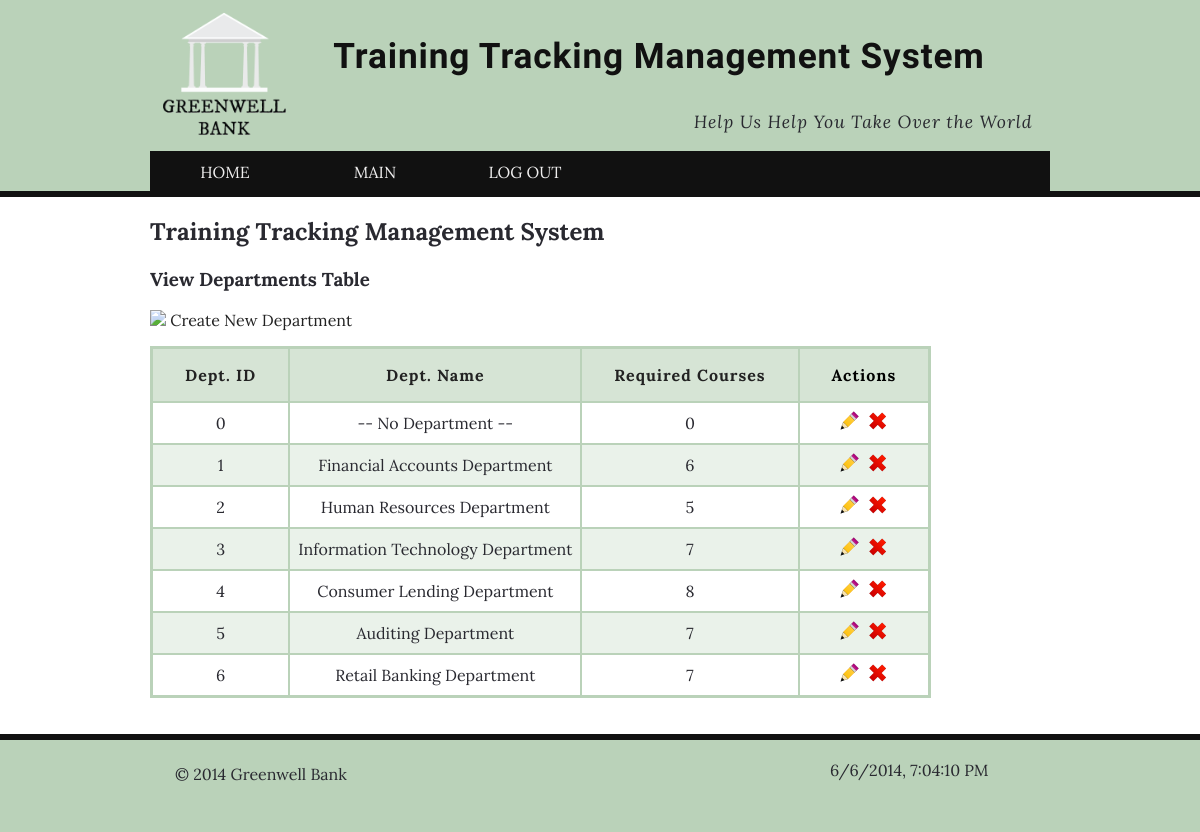
/departments_view.php (signed in), run on an earlier commit of the app's database.
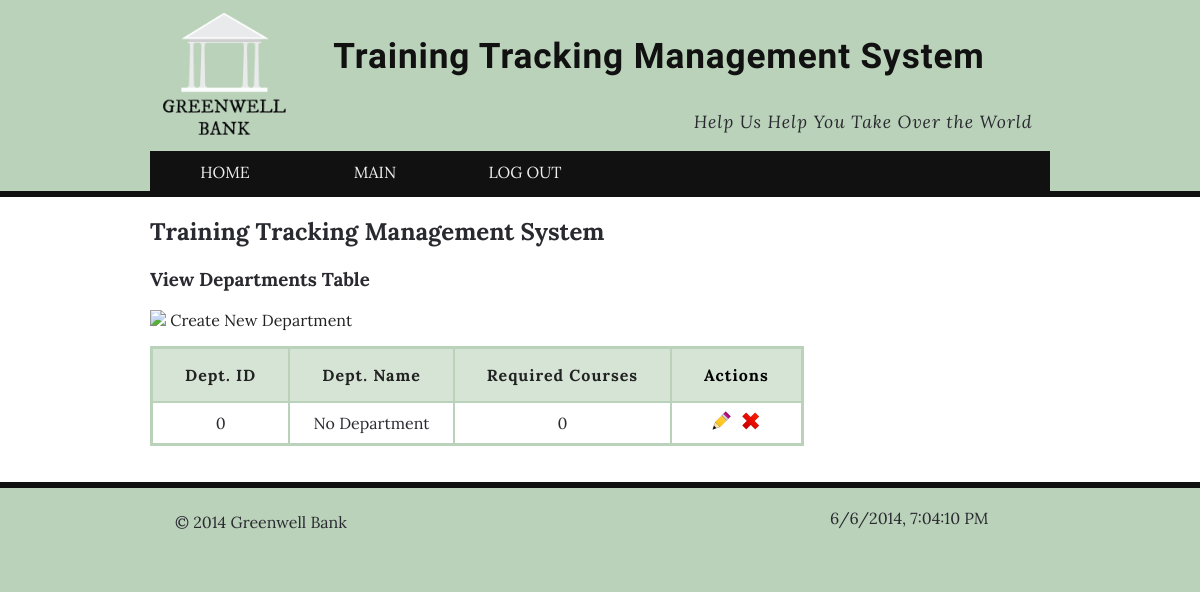
And on a later commit of the database.
### tables this page shows
CREATE TABLE `departments` (
  `department_id` int(4) NOT NULL,
  `department_name` varchar(40) NOT NULL,
  `department_desc` text NOT NULL,
  `required_courses` int(2) NOT NULL,
  PRIMARY KEY (`department_id`)
);

### inc/header.inc.php (called while the page is built, shortened)
<?php
	include('header_html.inc.php');
	include('functions.inc.php');
?>

### inc/footer.inc.php (called while the page is built)
<?php
	include('footer_html.inc.php');
?>

### inc/functions.inc.php (the view, shortened to what this page needs)
	<?php
function admin_draw_departments_view($dbc){
    $sql="SELECT * FROM gwb_training.departments";
    $result = mysqli_query($dbc, $sql);
    echo "<table>\n";
    echo '<tr>
            <th><a href="?sort=#">Dept. ID</a></th>
            <th><a href="?sort=#">Dept. Name</a></th>
            <th><a href="?sort=#">Required Courses</a></th>
            <th>Actions</th>
        </tr>' . "\n";
    while ($row = mysqli_fetch_array($result)){
            echo "<tr class=\"center\">\n";
            echo "
              <td>{$row['department_id']}</td>
              <td>{$row['department_name']}</td>
              <td>{$row['required_courses']}</td>
              <td><a href=\"?edit_department={$row['department_id']}\"><img src='img/ico_edit.png' alt='Edit' title='Edit'></a> &nbsp;<a href=\"?delete_department={$row['department_id']}\" onclick=\"return confirm('Delete Department #{$row['department_id']}?');\"><img src='img/ico_x.png' alt='Delete' title='Delete'></a></td>\n";
            echo "</tr>\n";
    }
    echo "</table>\n";
}
  ?>

### inc/header_html.inc.php (shortened to what this page needs)
<!doctype html>
<html lang="en">
<head>
	<link rel="stylesheet" href="css/style.css">
</head>
<body>
		<header>
			<div class="wrapper">
			<a href="login.php"><img src="img/clearlogo.png" alt="Greenwell Bank logo" class="logo"></a>
			<h1>Training Tracking Management System</h1>
			<div id="motto">
				<p>Help Us Help You Take Over the World</p>
			</div>
			<div class="nav">
				<ul>
					<li id="home"><a href="index.php" alt="Return to Greenwell Bank Home Page">HOME</a></li>
					<li><a href="main.php" alt="Return to Greenwell Bank Home Page">MAIN</a></li>
					<li id="logout"><a href="logout.php" alt="Logout">LOG OUT</a></li>
				</ul>
			</div>
			</div>
		</header>
		<div id="content" >
			<div class="wrapper">

### departments_view.php (shortened to what this page needs)
<?php
	include ('inc/header.inc.php');
?>
	<h2>Training Tracking Management System</h2>
	<?php
		if ($_SESSION['usergroup_id'] == 4) {
      echo "<h3>View Departments Table</h3>";
      echo '<p><a href="departments_add.php"> <img src="img/ico_add"> Create New Department</a></p>';
      admin_draw_departments_view($dbc);
		} else {
			permission();
		}
	?>
<?php
	include('inc/footer.inc.php');
?>

### inc/footer_html.inc.php (shortened to what this page needs)
		</div>
		</div>
		<div class="clear footerclear"><br><div>
		<footer>
			<div class="wrapper">
			<p class="copy">&copy; 2014 Greenwell Bank</p>
			<div id="time">
			</div>
			</div>
		</footer>
</body>
</html>

### css/style.css (style rules this page uses)
body { margin:0; padding:0; color: #292930; background: #fff; background-color: #bad2b9; font-family: 'Lora', serif; }
.wrapper { margin:0 auto; padding:0; width:900px; }
header { background:#bad2b9; font-weight: 400; width:100%; border-bottom: 6px solid #111; }
.logo { margin:0.5em; width:132px; height:132px; float:left; border:none; }
header h1 { margin:1em; float:left; font-family: 'IM Fell DW Pica', serif; font-size: 2.2em; color: #111; letter-spacing: 0.025em; }
#motto { float:right; margin: -20px 0 0 0; padding: 0 1em; font-size: 1.1em; font-family: 'Lora', serif; letter-spacing: 0.0525em; font-style: italic; }
.nav a { text-decoration: none; display: block; width: 100%; height: 100%; }
.nav { clear: both; line-height: 2em; background:#111; min-height: 40px; }
.nav ul { display: block; margin: 0; padding: 0; }
.nav ul li { width: 16%; display: inline; float: left; padding: 2px 0 0 0; background: #111; border: solid #111; text-align: center; text-transform: uppercase; }
a { color: #111; text-decoration: none; }
.nav a { text-decoration:none; color: #efeeee; }
#content { float:left; width:100%; background-color: #fff; }
#content a:link, #content a:active, #content a:visited { color: #222; }
table { max-width:95%; border: 3px solid #bad2b9; border-collapse: collapse; border-radius: 5px; font-family:'Lora', serif; }
th { margin:0; padding: 1em 2em; background: #D6E4D5; color:#000; letter-spacing: 0.0625em; text-align:center; border:2px solid #bad2b9; border-right: 1px solid #fff; }
td { padding: 0.5em; border: 2px solid #bad2b9; }
tr:nth-of-type(odd) { background-color:#EAF2EA; }
.clear { clear:both; }
.center { text-align: center; }
.footerclear { margin-bottom:1em; background-color: #fff; }
footer { margin-top: 1em; padding-top: .5em; border-top: 6px solid #111; background:#bad2b9; }
#time { margin:-40px 0 0 0; padding:0 25px 20px 680px; }
.copy { padding-left: 25px; }

What changed in the data, as far as the page shows it:
removed departments: department_id "1", department_name "Financial Accounts Department", required_courses "6"
removed departments: department_id "2", department_name "Human Resources Department", required_courses "5"
removed departments: department_id "3", department_name "Information Technology Department", required_courses "7"
removed departments: department_id "4", department_name "Consumer Lending Department", required_courses "8"
removed departments: department_id "5", department_name "Auditing Department", required_courses "7"
removed departments: department_id "6", department_name "Retail Banking Department", required_courses "7"
changed departments id 0: department_name "-- No Department --" → "No Department"
